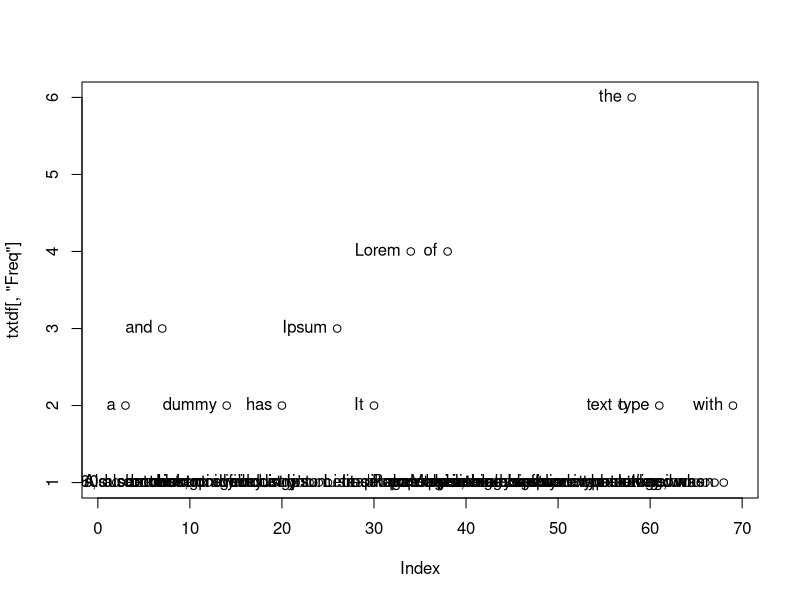
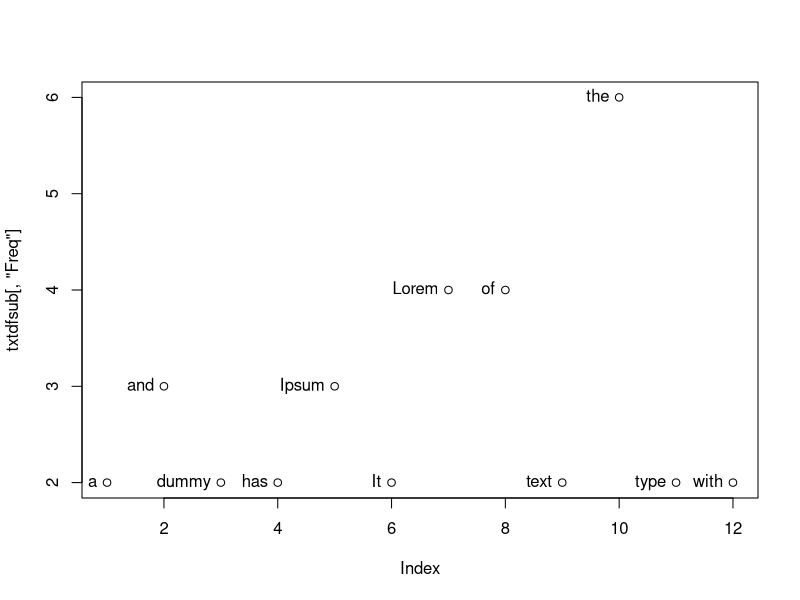

These figures' R source, in order:
# https://www.lipsum.com/
txt <- "Lorem Ipsum is simply dummy text of the printing and typesetting industry. Lorem Ipsum has been the industry's standard dummy text ever since the 1500s, when an unknown printer took a galley of type and scrambled it to make a type specimen book. It has survived not only five centuries, but also the leap into electronic typesetting, remaining essentially unchanged. It was popularised in the 1960s with the release of Letraset sheets containing Lorem Ipsum passages, and more recently with desktop publishing software like Aldus PageMaker including versions of Lorem Ipsum."
words <- strsplit(txt, split = " ")
words
tbl <- table(words)
txtdf <- data.frame(tbl)
names(txtdf)

plot(txtdf[, 'Freq']); text(txtdf[, 'Freq'], labels = txtdf[, 'words'], pos = 2)

txtdfsub <- subset(txtdf, Freq != 1)

plot(txtdfsub[, 'Freq']); text(txtdfsub[, 'Freq'], labels = txtdfsub[, 'words'], pos = 2)

